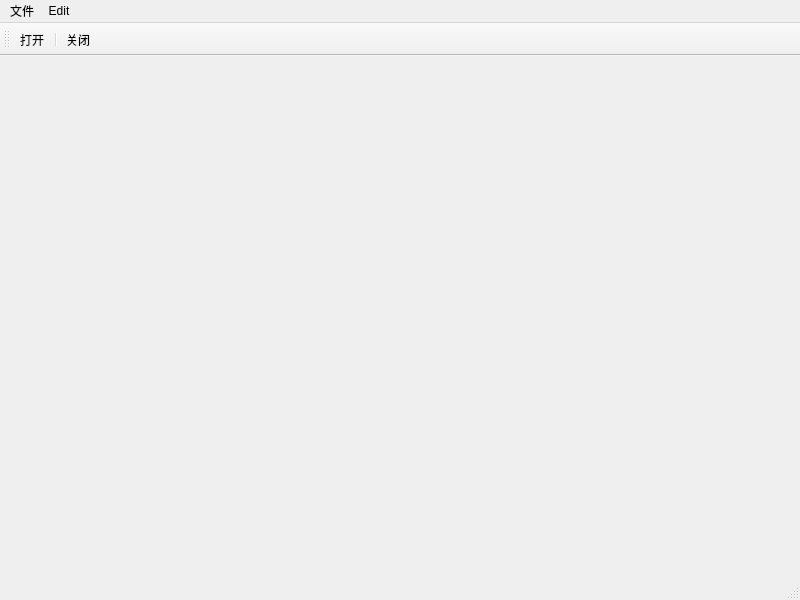
<?xml version="1.0" encoding="UTF-8"?>
<ui version="4.0">
 <class>MainWindow</class>
 <widget class="QMainWindow" name="MainWindow">
  <property name="geometry">
   <rect>
    <x>0</x>
    <y>0</y>
    <width>800</width>
    <height>600</height>
   </rect>
  </property>
  <property name="windowTitle">
   <string>MainWindow</string>
  </property>
  <widget class="QWidget" name="centralwidget"/>
  <widget class="QStatusBar" name="statusbar"/>
  <widget class="QMenuBar" name="menuBar">
   <property name="geometry">
    <rect>
     <x>0</x>
     <y>0</y>
     <width>800</width>
     <height>30</height>
    </rect>
   </property>
   <widget class="QMenu" name="menunew">
    <property name="title">
     <string>文件</string>
    </property>
    <addaction name="actionopen"/>
    <addaction name="actionclose"/>
   </widget>
   <widget class="QMenu" name="menuEdit">
    <property name="title">
     <string>Edit</string>
    </property>
   </widget>
   <addaction name="menunew"/>
   <addaction name="menuEdit"/>
  </widget>
  <widget class="QToolBar" name="toolBar">
   <property name="windowTitle">
    <string>toolBar</string>
   </property>
   <attribute name="toolBarArea">
    <enum>TopToolBarArea</enum>
   </attribute>
   <attribute name="toolBarBreak">
    <bool>false</bool>
   </attribute>
   <addaction name="actionopen"/>
   <addaction name="separator"/>
   <addaction name="actionclose"/>
  </widget>
  <action name="actionopen">
   <property name="text">
    <string>打开</string>
   </property>
   <property name="toolTip">
    <string>打开文件</string>
   </property>
  </action>
  <action name="actionclose">
   <property name="text">
    <string>关闭</string>
   </property>
   <property name="toolTip">
    <string>关闭文件</string>
   </property>
  </action>
 </widget>
 <resources/>
 <connections/>
</ui>
